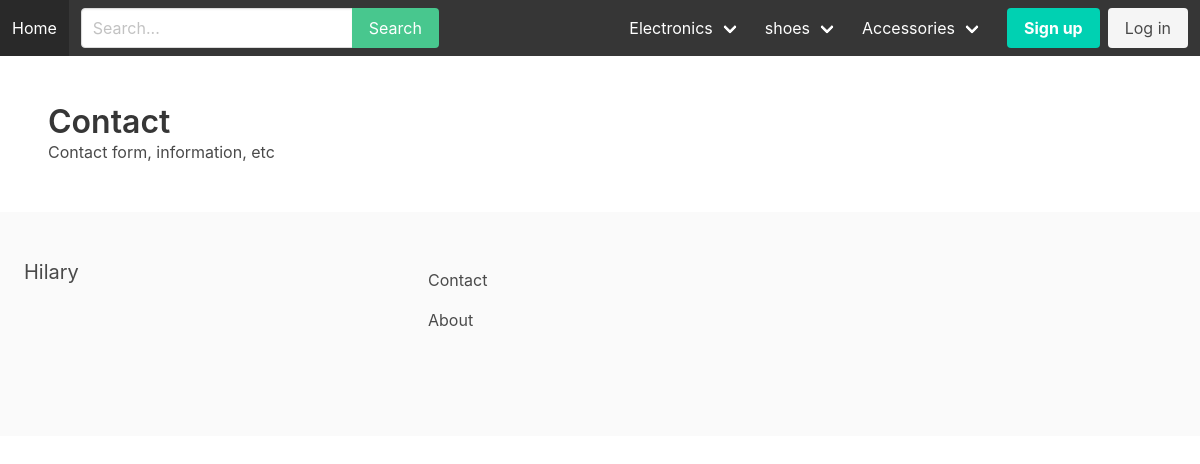
Page /contact/ on the committed database.
### store/models.py (models this page shows, shortened)
class Category(MPTTModel):
    title = models.CharField(max_length=255)
    slug = models.SlugField(max_length=255)
    is_featured = models.BooleanField(default=False)
    parent = TreeForeignKey('self', related_name='children', on_delete=models.CASCADE, blank=True, null=True)
    class MPTTMeta:
        order_insertion_by = ['title']
    class Meta:
        verbose_name_plural = 'Categories'

### core/views.py (the view)
# urls.py: path('contact/', contact, name='contact'),
def contact(request):
    return render(request, 'contact.html')

### store/context_processors.py (called while the page is built)
def menu_categories(request):
    categories = Category.objects.filter(parent=None)
    return {'menu_categories': categories}

### core/templates/contact.html (shortened to what this page needs)
{% extends 'base.html' %}
{% block content %}
    <h1 class="title">Contact</h1>
    Contact form, information, etc
{% endblock %}

### core/templates/base.html (shortened to what this page needs)
{% load static %}
{% load mptt_tags %}
<!DOCTYPE html>
<html>
	<head>
		<link rel="stylesheet" href="https://cdn.jsdelivr.net/npm/bulma@0.9.0/css/bulma.min.css">
		<link rel="stylesheet" href="{% static 'main.css' %}">
	</head>
	<body>
		<nav class="navbar is-dark" id="navbarapp">
			<div class="navbar-brand">
				<a class="navbar-item" href="{% url 'frontpage' %}">Home</a>
			</div>
			<div id="main-navbar" class="navbar-menu" :class="{ 'is-active': menuClass }">
				<div class="navbar-start">
					<div class="navbar-item">
						<form method="get" action="{% url 'search' %}">
							<div class="field has-addons">
								<div class="control">
									<input type="text" class="input" placeholder="Search..." name="query">
								</div>
								<div class="control">
									<button class="button is-success">Search</button>
								</div>
							</div>
						</form>
					</div>
				</div>
				<div class="navbar-end">
					{% for category in menu_categories %}
						{% if not category.children.all %}
                  	<a href="{% url 'category_detail' category.slug %}" class="navbar-item">{{ category.title }}</a>
						{% else %}
							<div class="navbar-item has-dropdown is-hoverable">
								<a href="{% url 'category_detail' category.slug %}" class="navbar-link">{{ category.title }}</a>
							</div>
						{% endif %}
					{% endfor %}
					{% if request.user.is_authenticated %}
						<div class="navbar-item">
							<a href="{% url 'myaccount' %}" class="button is-light">My account</a>
						</div>
					{% else %}
						<div class="navbar-item">
							<div class="buttons">
								<a href="{% url 'signup' %}" class="button is-primary"><strong>Sign up</strong></a>
								<a href="{% url 'login' %}" class="button is-light">Log in</a>
							</div>
						</div>
					{% endif %}
				</div>
			</div>
		</nav>
		<section class="section">
			{% block content %}
            {% endblock %}
		</section>
		<footer class="footer">
			<div class="columns">
				<div class="column is-4">
					<h2 class="subtitle">Hilary</h2>
				</div>
				<div class="column is-8">
					<a href="{% url 'contact' %}" class="navbar-item">Contact</a>
					<a href="{% url 'about' %}" class="navbar-item">About</a>
				</div>
			</div>
		</footer>
	</body>
</html>

### rows in the picture
Category: title "Electronics"
Category: title "shoes"
Category: title "Accessories"
